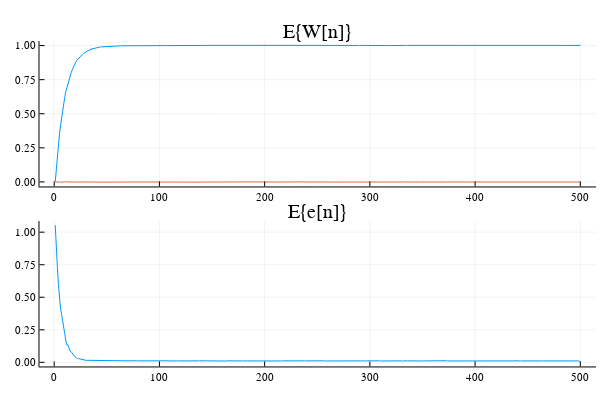

Notebook cell for this chart:
### Code cell
p1 = plot(w', title = "E{W[n]}", legend = false)
p2 = plot(erro', title = "E{e[n]}", legend = false)
plot(p1, p2, layout = (2,1))

### Figure 1 — Plotly figure (JSON) as saved in the notebook; plotly's stock layout.template omitted (floating-point values rounded to 4 significant figures; data arrays with more than 128 entries replaced by an {"elided": "..."} marker saying what was removed)
{"data": [{"colorbar": {"title": ""}, "legendgroup": "y1", "line": {"color": "rgba(0, 154, 250, 1.000)", "dash": "solid", "shape": "linear", "width": 1}, "mode": "lines", "name": "y1", "showlegend": true, "type": "scatter", "x": {"elided": "500 int values"}, "xaxis": "x1", "y": {"elided": "500 float values"}, "yaxis": "y1", "zmax": null, "zmin": null}, {"colorbar": {"title": ""}, "legendgroup": "y2", "line": {"color": "rgba(227, 111, 71, 1.000)", "dash": "solid", "shape": "linear", "width": 1}, "mode": "lines", "name": "y2", "showlegend": true, "type": "scatter", "x": {"elided": "500 int values"}, "xaxis": "x1", "y": {"elided": "500 float values"}, "yaxis": "y1", "zmax": null, "zmin": null}, {"colorbar": {"title": ""}, "legendgroup": "y1", "line": {"color": "rgba(0, 154, 250, 1.000)", "dash": "solid", "shape": "linear", "width": 1}, "mode": "lines", "name": "y1", "showlegend": true, "type": "scatter", "x": {"elided": "500 int values"}, "xaxis": "x2", "y": {"elided": "500 float values"}, "yaxis": "y2", "zmax": null, "zmin": null}], "layout": {"annotations": [{"font": {"color": "rgba(0, 0, 0, 1.000)", "family": "sans-serif", "size": 20}, "rotation": 0, "showarrow": false, "text": "E{W[n]}", "x": 0.5296, "xanchor": "center", "xref": "paper", "y": 1, "yanchor": "top", "yref": "paper"}, {"font": {"color": "rgba(0, 0, 0, 1.000)", "family": "sans-serif", "size": 20}, "rotation": 0, "showarrow": false, "text": "E{e[n]}", "x": 0.5296, "xanchor": "center", "xref": "paper", "y": 0.5, "yanchor": "top", "yref": "paper"}], "height": 400, "margin": {"b": 20, "l": 0, "r": 0, "t": 20}, "paper_bgcolor": "rgba(255, 255, 255, 1.000)", "plot_bgcolor": "rgba(255, 255, 255, 1.000)", "showlegend": false, "width": 600, "xaxis1": {"anchor": "y1", "domain": [0.06582, 0.9934], "gridcolor": "rgba(0, 0, 0, 0.100)", "gridwidth": 0.5, "linecolor": "rgba(0, 0, 0, 1.000)", "mirror": false, "range": [-13.97, 515.0], "showgrid": true, "showline": true, "showticklabels": true, "tickangle": 0, "tickcolor": "rgb(0, 0, 0)", "tickfont": {"color": "rgba(0, 0, 0, 1.000)", "family": "sans-serif", "size": 11}, "tickmode": "array", "ticks": "inside", "ticktext": ["0", "100", "200", "300", "400", "500"], "tickvals": [0, 100, 200, 300, 400, 500], "title": "", "titlefont": {"color": "rgba(0, 0, 0, 1.000)", "family": "sans-serif", "size": 15}, "type": "-", "visible": true, "zeroline": false, "zerolinecolor": "rgba(0, 0, 0, 1.000)"}, "xaxis2": {"anchor": "y2", "domain": [0.06582, 0.9934], "gridcolor": "rgba(0, 0, 0, 0.100)", "gridwidth": 0.5, "linecolor": "rgba(0, 0, 0, 1.000)", "mirror": false, "range": [-13.97, 515.0], "showgrid": true, "showline": true, "showticklabels": true, "tickangle": 0, "tickcolor": "rgb(0, 0, 0)", "tickfont": {"color": "rgba(0, 0, 0, 1.000)", "family": "sans-serif", "size": 11}, "tickmode": "array", "ticks": "inside", "ticktext": ["0", "100", "200", "300", "400", "500"], "tickvals": [0, 100, 200, 300, 400, 500], "title": "", "titlefont": {"color": "rgba(0, 0, 0, 1.000)", "family": "sans-serif", "size": 15}, "type": "-", "visible": true, "zeroline": false, "zerolinecolor": "rgba(0, 0, 0, 1.000)"}, "yaxis1": {"anchor": "x1", "domain": [0.5376, 0.9415], "gridcolor": "rgba(0, 0, 0, 0.100)", "gridwidth": 0.5, "linecolor": "rgba(0, 0, 0, 1.000)", "mirror": false, "range": [-0.03334, 1.033], "showgrid": true, "showline": true, "showticklabels": true, "tickangle": 0, "tickcolor": "rgb(0, 0, 0)", "tickfont": {"color": "rgba(0, 0, 0, 1.000)", "family": "sans-serif", "size": 11}, "tickmode": "array", "ticks": "inside", "ticktext": ["0.00", "0.25", "0.50", "0.75", "1.00"], "tickvals": [0, 0.25, 0.5, 0.75, 1], "title": "", "titlefont": {"color": "rgba(0, 0, 0, 1.000)", "family": "sans-serif", "size": 15}, "type": "-", "visible": true, "zeroline": false, "zerolinecolor": "rgba(0, 0, 0, 1.000)"}, "yaxis2": {"anchor": "x2", "domain": [0.03762, 0.4415], "gridcolor": "rgba(0, 0, 0, 0.100)", "gridwidth": 0.5, "linecolor": "rgba(0, 0, 0, 1.000)", "mirror": false, "range": [-0.03162, 1.086], "showgrid": true, "showline": true, "showticklabels": true, "tickangle": 0, "tickcolor": "rgb(0, 0, 0)", "tickfont": {"color": "rgba(0, 0, 0, 1.000)", "family": "sans-serif", "size": 11}, "tickmode": "array", "ticks": "inside", "ticktext": ["0.00", "0.25", "0.50", "0.75", "1.00"], "tickvals": [0, 0.25, 0.5, 0.75, 1], "title": "", "titlefont": {"color": "rgba(0, 0, 0, 1.000)", "family": "sans-serif", "size": 15}, "type": "-", "visible": true, "zeroline": false, "zerolinecolor": "rgba(0, 0, 0, 1.000)"}}}
